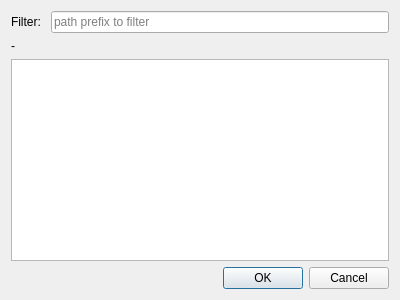
<?xml version="1.0" encoding="UTF-8"?>
<ui version="4.0">
 <class>DialogSelectEnv</class>
 <widget class="QDialog" name="DialogSelectEnv">
  <property name="geometry">
   <rect>
    <x>0</x>
    <y>0</y>
    <width>400</width>
    <height>300</height>
   </rect>
  </property>
  <property name="windowTitle">
   <string>Dialog</string>
  </property>
  <layout class="QGridLayout" name="gridLayout">
   <item row="2" column="0" colspan="2">
    <widget class="QListWidget" name="listWidget"/>
   </item>
   <item row="3" column="0" colspan="2">
    <widget class="QDialogButtonBox" name="buttonBox">
     <property name="orientation">
      <enum>Qt::Horizontal</enum>
     </property>
     <property name="standardButtons">
      <set>QDialogButtonBox::Cancel|QDialogButtonBox::Ok</set>
     </property>
    </widget>
   </item>
   <item row="0" column="0">
    <widget class="QLabel" name="label">
     <property name="text">
      <string>Filter: </string>
     </property>
    </widget>
   </item>
   <item row="0" column="1">
    <widget class="QLineEdit" name="lineEdit">
     <property name="placeholderText">
      <string>path prefix to filter</string>
     </property>
    </widget>
   </item>
   <item row="1" column="0" colspan="2">
    <widget class="QLabel" name="labelInfoFilter">
     <property name="text">
      <string>-</string>
     </property>
    </widget>
   </item>
  </layout>
 </widget>
 <resources/>
 <connections>
  <connection>
   <sender>buttonBox</sender>
   <signal>accepted()</signal>
   <receiver>DialogSelectEnv</receiver>
   <slot>accept()</slot>
   <hints>
    <hint type="sourcelabel">
     <x>229</x>
     <y>274</y>
    </hint>
    <hint type="destinationlabel">
     <x>157</x>
     <y>274</y>
    </hint>
   </hints>
  </connection>
  <connection>
   <sender>buttonBox</sender>
   <signal>rejected()</signal>
   <receiver>DialogSelectEnv</receiver>
   <slot>reject()</slot>
   <hints>
    <hint type="sourcelabel">
     <x>316</x>
     <y>260</y>
    </hint>
    <hint type="destinationlabel">
     <x>286</x>
     <y>274</y>
    </hint>
   </hints>
  </connection>
 </connections>
</ui>
